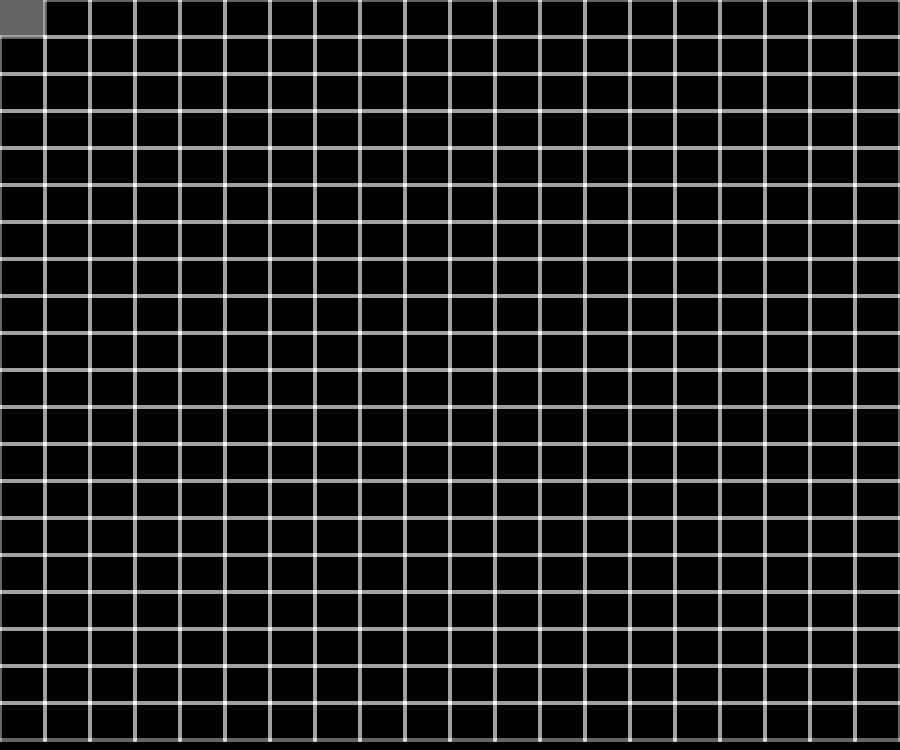
Frame 1 (no input)
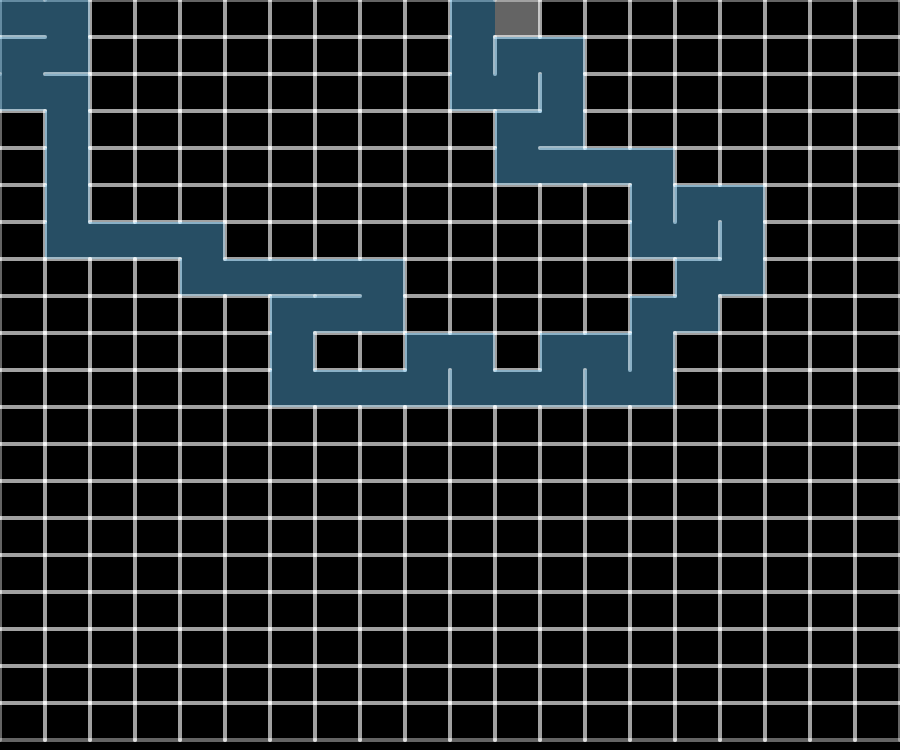
Frame 60 (no input)
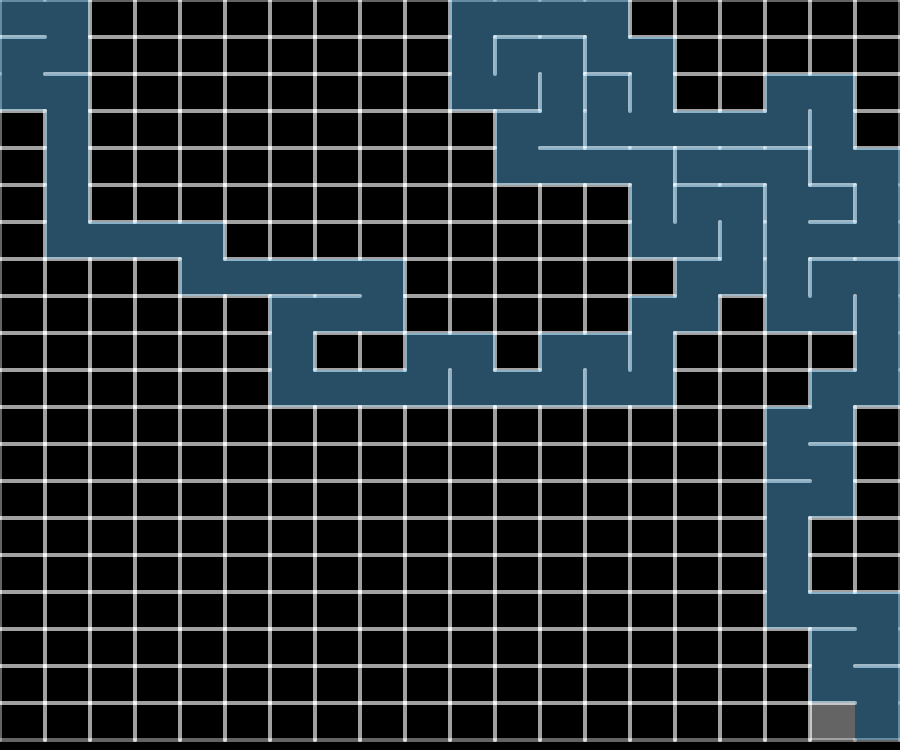
Frame 120 (the mouse pressed at the canvas centre since frame 60)

The p5.js sketch that drew these frames (run headless with seeded random() and noise() and a simulated clock; from frame 60 on, the mouse is pressed at the canvas centre):

// p5.js sketch
// ── sketch.js
let current = undefined;
let next = undefined;
let index = undefined;
let stack = [];
let isMazeGenerated = false;


function setup() {
	const width = 3 * windowWidth / 4;
	const height = 3 * windowHeight / 4;
	createCanvas(width, height);
	Cell.setCellWidth(width);
	Cell.setCellHeigth(height);

	for (rowIndex = 0; rowIndex < Cell.cellsPerCol; rowIndex++) {
		for (colIndex = 0; colIndex < Cell.cellsPerRow; colIndex++)
			Cell.grid.push(new Cell(rowIndex, colIndex));
	}
	//Cell.grid.forEach(item => item.show());
	//Cell.grid.forEach(item => item.checkNeighbours());
	//frameRate(1000);
	current = Cell.grid[0];
	current.isCurrent = true;
	stack.push(current);
}

function draw() {
	background(0);

	if (!isMazeGenerated) {
		generateMaze();
	} else {
		frameRate(8);
		solveMaze();
	}
	/*
	{
		
		let index = undefined;
		if (keyIsDown(DOWN_ARROW) && !current.boundaries.bottom) {
			//console.log("Down");
			index = Cell.getIndex(current.rowIndex + 1, current.colIndex);
		} else if (keyIsDown(UP_ARROW) && !current.boundaries.top) {
			//console.log("UP");
			index = Cell.getIndex(current.rowIndex - 1, current.colIndex);
		} else if (keyIsDown(RIGHT_ARROW) && !current.boundaries.right) {
			//console.log("Right");
			index = Cell.getIndex(current.rowIndex, current.colIndex + 1);
		} else if (keyIsDown(LEFT_ARROW) && !current.boundaries.left) {
			//console.log("left");
			index = Cell.getIndex(current.rowIndex, current.colIndex - 1);
		}
		if (!isNaN(index)) {
			current.isCurrent = false;
			current = Cell.grid[index];
			current.isCurrent = true;
			//console.log(current);
		}
		Cell.grid.forEach(item => item.show());
		if (current.index === Cell.getIndex(Cell.cellsPerRow - 1, Cell.cellsPerCol - 1)) {
			Cell.isGoalReached = true;
			current.show();
			console.log("Bravo!!");
			noLoop();
		}
	}
	*/

}


function generateMaze() {
	current.isVisted = true;
	current.isCurrent = true;
	Cell.grid.forEach(item => item.show());
	if (stack.length > 0) {
		let neighbors = current.checkNeighbors();
		if (neighbors.length > 0) {
			index = floor(random(0, neighbors.length));
			next = neighbors[index];
			current.removeWall(next);
			current.isCurrent = false;
			current = next;
			stack.push(current);
		} else {
			current.isCurrent = false;
			current = stack.pop();
		}
	} else {
		console.log("Done !!");
		isMazeGenerated = true;
	}
}

function solveMaze() {
	Cell.grid.forEach(item => item.show());
	let index = undefined;
	if (keyIsDown(DOWN_ARROW) && !current.boundaries.bottom) {
		index = Cell.getIndex(current.rowIndex + 1, current.colIndex);
	} else if (keyIsDown(UP_ARROW) && !current.boundaries.top) {
		index = Cell.getIndex(current.rowIndex - 1, current.colIndex);
	} else if (keyIsDown(RIGHT_ARROW) && !current.boundaries.right) {
		index = Cell.getIndex(current.rowIndex, current.colIndex + 1);
	} else if (keyIsDown(LEFT_ARROW) && !current.boundaries.left) {
		index = Cell.getIndex(current.rowIndex, current.colIndex - 1);
	}
	if (!isNaN(index)) {
		current.isCurrent = false;
		current.show();
		current = Cell.grid[index];
		current.isCurrent = true;
		current.show();
	}
	//Cell.grid.forEach(item => item.show());
	if (current.index === Cell.getIndex(Cell.cellsPerRow - 1, Cell.cellsPerCol - 1)) {
		Cell.isGoalReached = true;
		current.show();
		console.log("Bravo!!");
		noLoop();
	}
}
// ── cell.js
class Cell {

    static cellsPerRow = 20;
    static cellsPerCol = 20;
    static cellWidth = undefined;
    static cellHeight = undefined;
    static isGoalReached = false;
    static grid = [];

    constructor(rowIndex, colIndex) {
        this.rowIndex = rowIndex;
        this.colIndex = colIndex;
        this.index = Cell.getIndex(rowIndex, colIndex);
        this.boundaries = {
            top: true,
            right: true,
            bottom: true,
            left: true
        };

        this.isVisted = false;
        this.isCurrent = false;
    }

    static setCellWidth(width) {
        Cell.cellWidth = floor(width / Cell.cellsPerRow);
    }
    static setCellHeigth(height) {
        Cell.cellHeight = floor(height / Cell.cellsPerCol);
    }


    isNotVisited(index) {
        return !Cell.grid[index].isVisted;
    }

    static getIndex(x, y) {
        //console.log("I'm in this shit!!!!!!");
        if ((x === Cell.cellsPerRow) || (x < 0) || (y === Cell.cellsPerCol) || (y < 0)) {
            //console.log("aydgasjf ds");
            return undefined;
        } else {
            //console.log("Valid aho !!");
            //console.log(x, Cell.cellsPerRow, y);
            return (x * Cell.cellsPerRow + y);
        }
    }
    checkNeighbors() {
        let neighbors = [];

        let bottomIndex = Cell.getIndex(this.rowIndex + 1, this.colIndex);
        //console.log("bottom index", bottomIndex);
        if (bottomIndex && this.isNotVisited(bottomIndex)) { // check for bottom boundary
            neighbors.push(Cell.grid[bottomIndex]);
        }

        let topIndex = Cell.getIndex(this.rowIndex - 1, this.colIndex);
        //console.log("top index", topIndex);
        //console.log((this.rowIndex - 1) * Cell.cellsPerRow + this.colIndex);
        if (topIndex && this.isNotVisited(topIndex)) { // check for top boundary
            //console.log(Cell.grid[topIndex]);
            neighbors.push(Cell.grid[topIndex]);
        }

        let rightIndex = Cell.getIndex(this.rowIndex, this.colIndex + 1);
        //console.log("right index", rightIndex);
        if (rightIndex && this.isNotVisited(rightIndex)) { // check for right boundary
            neighbors.push(Cell.grid[rightIndex]);
        }

        let leftIndex = Cell.getIndex(this.rowIndex, this.colIndex - 1);
        //console.log("left index", leftIndex);
        if (leftIndex && this.isNotVisited(leftIndex)) { // check for left boundary
            neighbors.push(Cell.grid[leftIndex]);
        }
        return neighbors;
    }

    show() {
        let startX = this.colIndex * Cell.cellWidth;
        let startY = this.rowIndex * Cell.cellHeight;
        if (this.boundaries.top) { //&& this.isValidBoundary()
            line(startX, startY, startX + Cell.cellWidth, startY)
        }
        if (this.boundaries.bottom) { //&& this.isValidBoundary()
            line(startX, startY + Cell.cellHeight, startX + Cell.cellWidth, startY + Cell.cellHeight)
        }
        if (this.boundaries.left) { //&& this.isValidBoundary()
            line(startX, startY, startX, startY + Cell.cellHeight);
        }
        if (this.boundaries.right) { //&& this.isValidBoundary()
            line(startX + Cell.cellWidth, startY, startX + Cell.cellWidth, startY + Cell.cellHeight)
        }

        if (this.isVisted) {
            noStroke();
            fill(100, 200, 255, 100);
            if (this.isCurrent) {
                fill(255, 255, 255, 100);
            }
            if (Cell.isGoalReached) {
                fill(50, 255, 50, 100);
            }
            rect(startX, startY, Cell.cellWidth, Cell.cellHeight);
            stroke(255, 100);
            strokeWeight(4);
        }
        //
        /*if (this.rowIndex === 5 && this.colIndex === 5) {
            console.log(startX);
            console.log(startY);
            console.log(startX);
            console.log(cellWidth);
        }*/
    }

    removeWall(neighbor) {
        if (neighbor.rowIndex - this.rowIndex === 1) { // bottom neighbor
            this.boundaries.bottom = false;
            neighbor.boundaries.top = false;
        } else if (neighbor.rowIndex - this.rowIndex === -1) { // top neighbor
            this.boundaries.top = false;
            neighbor.boundaries.bottom = false;
        } else if (neighbor.colIndex - this.colIndex === 1) { // right neighbor
            this.boundaries.right = false;
            neighbor.boundaries.left = false;
        } else if (neighbor.colIndex - this.colIndex === -1) { // left neighbor
            this.boundaries.left = false;
            neighbor.boundaries.right = false;
        }
    }
}
